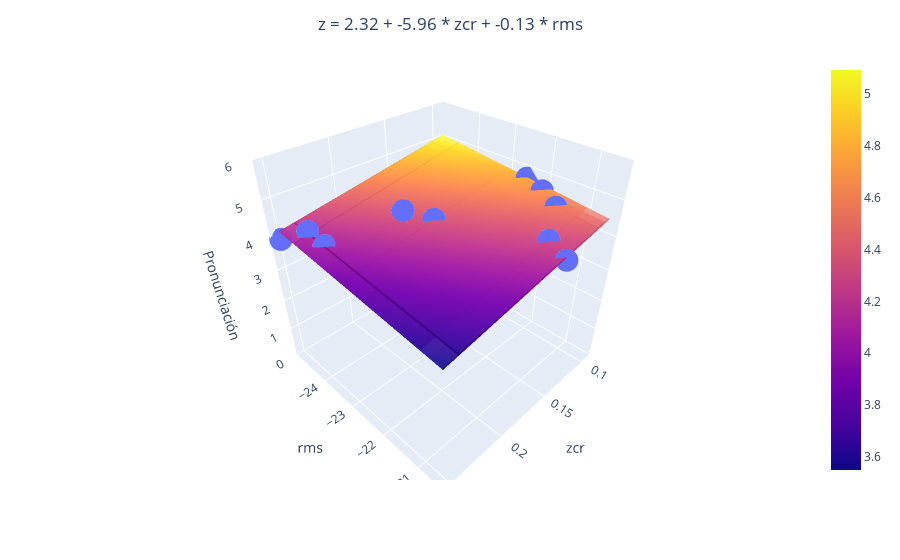

The notebook cell saved with this chart:
### Code cell
if len(dicc_model) == 2:
    import plotly.express as px
    import plotly.graph_objects as go

    # Seleccionamos solo las características seleccionadas en X
    X_selected = X[:, selected_features]

    # Entrenamos el modelo de regresión con las características seleccionadas
    regr_multivar = LinearRegression()
    regr_multivar.fit(X_selected, y)

    # Obtenemos las predicciones del modelo para las características seleccionadas
    y_pred = regr_multivar.predict(X_selected)

    # Crear la figura
    fig = px.scatter_3d(x=X_selected[:, 0], y=X_selected[:, 1], z=y)

    # Crear el plano de regresión
    xx, yy = np.meshgrid(X_selected[:, 0], X_selected[:, 1])
    zz = regr_multivar.intercept_ + np.dot(np.array([xx.ravel(), yy.ravel()]).T, regr_multivar.coef_.ravel()).reshape(xx.shape)
    fig.add_trace(go.Surface(x=xx, y=yy, z=zz, opacity=0.5))

    # Construir la cadena de texto para la ecuación del plano
    equation = f'z = {regr_multivar.intercept_.round(2)}'
    for i, (key, model) in enumerate(dicc_model.items()):
        equation += f' + {regr_multivar.coef_[i].round(2)} * {key.replace("_model", "")}'
    
    # Centrar el título
    fig.update_layout(title=dict(text=equation, x=0.5, xanchor='center'))

    # Etiquetas de los ejes y rango del eje z
    fig.update_layout(scene=dict(xaxis_title=list(dicc_model.keys())[0].replace("_model", ""), yaxis_title=list(dicc_model.keys())[1].replace("_model", ""), zaxis_title='Pronunciación', zaxis=dict(range=[0, 6]), yaxis=dict(tickvals=[-24, -23, -22, -21])))

    fig.write_html(
       os.path.join(PATH, TEST_FOLDER, REGGRESSION_FOLDER, PARAMETRIC_FOLDER, PRONUNCIACION_FOLDER, MALE_FOLDER, 'regresion_pronunciacion_multivariable_male.html')
    )

    fig.show()

### Figure 1 — Plotly figure (JSON) as saved in the notebook; plotly's stock layout.template omitted (floating-point values rounded to 4 significant figures)
{"data": [{"hovertemplate": "x=%{x}<br>y=%{y}<br>z=%{z}<extra></extra>", "legendgroup": "", "marker": {"color": "#636efa", "symbol": "circle"}, "mode": "markers", "name": "", "scene": "scene", "showlegend": false, "type": "scatter3d", "x": [0.09805, 0.2516, 0.2392, 0.1055, 0.1851, 0.1374, 0.2398, 0.1423, 0.1727, 0.09304], "y": [-22, -25, -24, -21.5, -23.5, -21, -24.5, -20.5, -23, -22.5], "z": [4.646, 3.927, 4.114, 4.51, 4.542, 4.318, 4.244, 4.15, 4.375, 4.735]}, {"opacity": 0.5, "type": "surface", "x": [[0.09805, 0.2516, 0.2392, 0.1055, 0.1851, 0.1374, 0.2398, 0.1423, 0.1727, 0.09304], [0.09805, 0.2516, 0.2392, 0.1055, 0.1851, 0.1374, 0.2398, 0.1423, 0.1727, 0.09304], [0.09805, 0.2516, 0.2392, 0.1055, 0.1851, 0.1374, 0.2398, 0.1423, 0.1727, 0.09304], [0.09805, 0.2516, 0.2392, 0.1055, 0.1851, 0.1374, 0.2398, 0.1423, 0.1727, 0.09304], [0.09805, 0.2516, 0.2392, 0.1055, 0.1851, 0.1374, 0.2398, 0.1423, 0.1727, 0.09304], [0.09805, 0.2516, 0.2392, 0.1055, 0.1851, 0.1374, 0.2398, 0.1423, 0.1727, 0.09304], [0.09805, 0.2516, 0.2392, 0.1055, 0.1851, 0.1374, 0.2398, 0.1423, 0.1727, 0.09304], [0.09805, 0.2516, 0.2392, 0.1055, 0.1851, 0.1374, 0.2398, 0.1423, 0.1727, 0.09304], [0.09805, 0.2516, 0.2392, 0.1055, 0.1851, 0.1374, 0.2398, 0.1423, 0.1727, 0.09304], [0.09805, 0.2516, 0.2392, 0.1055, 0.1851, 0.1374, 0.2398, 0.1423, 0.1727, 0.09304]], "y": [[-22, -22, -22, -22, -22, -22, -22, -22, -22, -22], [-25, -25, -25, -25, -25, -25, -25, -25, -25, -25], [-24, -24, -24, -24, -24, -24, -24, -24, -24, -24], [-21.5, -21.5, -21.5, -21.5, -21.5, -21.5, -21.5, -21.5, -21.5, -21.5], [-23.5, -23.5, -23.5, -23.5, -23.5, -23.5, -23.5, -23.5, -23.5, -23.5], [-21, -21, -21, -21, -21, -21, -21, -21, -21, -21], [-24.5, -24.5, -24.5, -24.5, -24.5, -24.5, -24.5, -24.5, -24.5, -24.5], [-20.5, -20.5, -20.5, -20.5, -20.5, -20.5, -20.5, -20.5, -20.5, -20.5], [-23, -23, -23, -23, -23, -23, -23, -23, -23, -23], [-22.5, -22.5, -22.5, -22.5, -22.5, -22.5, -22.5, -22.5, -22.5, -22.5]], "z": [[4.664, 3.748, 3.823, 4.62, 4.145, 4.429, 3.819, 4.4, 4.219, 4.694], [5.063, 4.148, 4.222, 5.019, 4.545, 4.829, 4.218, 4.8, 4.618, 5.093], [4.93, 4.015, 4.089, 4.886, 4.411, 4.695, 4.085, 4.667, 4.485, 4.96], [4.598, 3.682, 3.756, 4.554, 4.079, 4.363, 3.752, 4.334, 4.152, 4.628], [4.864, 3.948, 4.022, 4.82, 4.345, 4.629, 4.018, 4.6, 4.418, 4.894], [4.531, 3.615, 3.689, 4.487, 4.012, 4.296, 3.686, 4.267, 4.086, 4.561], [4.997, 4.081, 4.155, 4.953, 4.478, 4.762, 4.151, 4.733, 4.552, 5.027], [4.465, 3.549, 3.623, 4.42, 3.946, 4.23, 3.619, 4.201, 4.019, 4.494], [4.797, 3.881, 3.956, 4.753, 4.278, 4.562, 3.952, 4.534, 4.352, 4.827], [4.731, 3.815, 3.889, 4.687, 4.212, 4.496, 3.885, 4.467, 4.285, 4.761]]}], "layout": {"legend": {"tracegroupgap": 0}, "margin": {"t": 60}, "scene": {"domain": {"x": [0, 1], "y": [0, 1]}, "xaxis": {"title": {"text": "zcr"}}, "yaxis": {"tickvals": [-24, -23, -22, -21], "title": {"text": "rms"}}, "zaxis": {"range": [0, 6], "title": {"text": "Pronunciación"}}}, "title": {"text": "z = 2.32 + -5.96 * zcr + -0.13 * rms", "x": 0.5, "xanchor": "center"}}}
